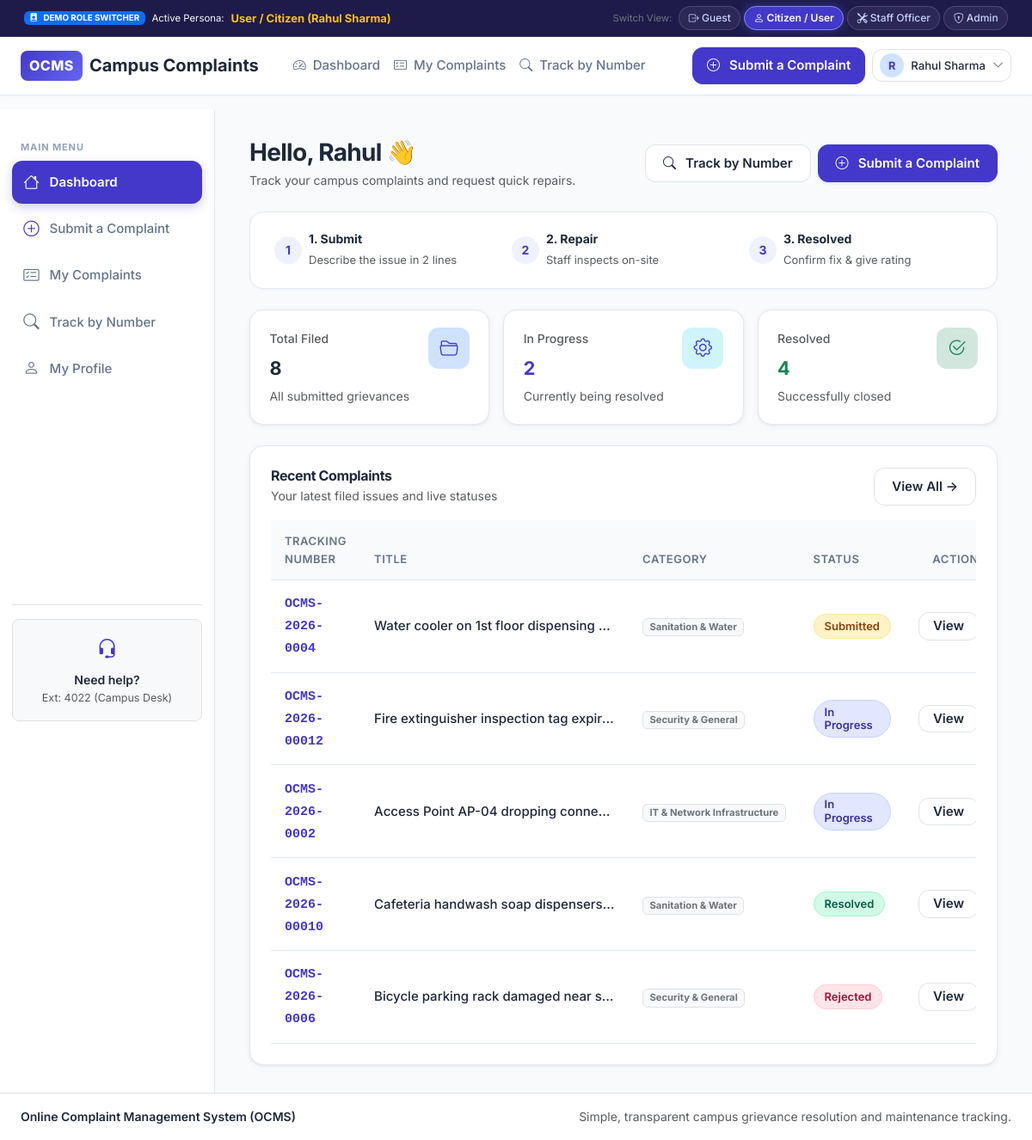
/dashboard (signed in), run on the app's committed database.
### app/models.py (models this page shows, shortened)
class User(UserMixin, db.Model):
    __tablename__ = 'users'
    id = db.Column(db.Integer, primary_key=True)
    name = db.Column(db.String(100), nullable=False)
    email = db.Column(db.String(120), unique=True, nullable=False, index=True)
    phone = db.Column(db.String(20), nullable=True)
    password_hash = db.Column(db.String(255), nullable=False)
    role = db.Column(db.String(20), default='user', nullable=False, index=True)  # 'user', 'staff', 'admin'
    is_active = db.Column(db.Boolean, default=True, nullable=False)
    department = db.Column(db.String(100), nullable=True)
    failed_attempts = db.Column(db.Integer, default=0, nullable=False)
    locked_until = db.Column(SliceableDateTimeType, nullable=True)
    created_at = db.Column(SliceableDateTimeType, default=datetime.utcnow, nullable=False)
    complaints = db.relationship('Complaint', foreign_keys='Complaint.user_id', backref='user', lazy=True)
    assigned_complaints = db.relationship('Complaint', foreign_keys='Complaint.assigned_to', backref='assignee', lazy=True)
    notifications = db.relationship('Notification', backref='user', lazy=True, cascade='all, delete-orphan')

class Complaint(db.Model):
    __tablename__ = 'complaints'
    id = db.Column(db.Integer, primary_key=True)
    tracking_number = db.Column(db.String(30), unique=True, nullable=False, index=True)
    user_id = db.Column(db.Integer, db.ForeignKey('users.id'), nullable=False, index=True)
    category_id = db.Column(db.Integer, db.ForeignKey('categories.id'), nullable=False)
    department_id = db.Column(db.Integer, db.ForeignKey('departments.id'), nullable=True)
    title = db.Column(db.String(200), nullable=False)
    description = db.Column(db.Text, nullable=False)
    location = db.Column(db.String(200), nullable=True)
    priority = db.Column(db.String(20), default='Medium', nullable=False)  # Low, Medium, High, Urgent
    status = db.Column(db.String(30), default='Submitted', nullable=False, index=True)
    attachment_path = db.Column(db.String(255), nullable=True)
    assigned_to = db.Column(db.Integer, db.ForeignKey('users.id'), nullable=True)
    rejection_reason = db.Column(db.Text, nullable=True)
    is_anonymous = db.Column(db.Boolean, default=False, nullable=False)
    parent_id = db.Column(db.Integer, db.ForeignKey('complaints.id'), nullable=True)
    created_at = db.Column(SliceableDateTimeType, default=datetime.utcnow, nullable=False)
    updated_at = db.Column(SliceableDateTimeType, default=datetime.utcnow, onupdate=datetime.utcnow, nullable=False)
    due_at = db.Column(SliceableDateTimeType, nullable=True)
    resolved_at = db.Column(SliceableDateTimeType, nullable=True)
    department = db.relationship('Department', backref='complaints', lazy=True)
    updates = db.relationship('ComplaintUpdate', backref='complaint', lazy=True, order_by='ComplaintUpdate.created_at.asc()', cascade='all, delete-orphan')
    feedback = db.relationship('Feedback', backref='complaint', uselist=False, lazy=True, cascade='all, delete-orphan')
    @property
    def complaint_no(self):
        return self.tracking_number
    @property
    def subject(self):
        return self.title
    @property
    def category_name(self):
        return self.category.name if self.category else 'General'

class Category(db.Model):
    __tablename__ = 'categories'
    id = db.Column(db.Integer, primary_key=True)
    name = db.Column(db.String(100), unique=True, nullable=False)
    description = db.Column(db.Text, nullable=True)
    sla_hours = db.Column(db.Integer, default=48, nullable=False)
    icon = db.Column(db.String(50), default='bi-tag', nullable=False)
    is_active = db.Column(db.Boolean, default=True, nullable=False)
    default_priority = db.Column(db.String(20), default='Medium', nullable=False)
    complaints = db.relationship('Complaint', backref='category', lazy=True)

### app/user/routes.py (the view)
@user_bp.route('/dashboard')
@login_required
def user_dashboard():
    user_id = current_user.id
    total_filed = Complaint.query.filter_by(user_id=user_id).count()
    in_progress = Complaint.query.filter(
        Complaint.user_id == user_id,
        Complaint.status.in_(['Under Review', 'Assigned', 'In Progress', 'Reopened'])
    ).count()
    resolved = Complaint.query.filter(
        Complaint.user_id == user_id,
        Complaint.status.in_(['Resolved', 'Closed'])
    ).count()
    recent_complaints = Complaint.query.filter_by(user_id=user_id)\
        .order_by(Complaint.created_at.desc()).limit(5).all()
    stats = {
        'total': total_filed,
        'in_progress': in_progress,
        'resolved': resolved,
        'recent_complaints': recent_complaints
    }
    return render_template(
        'user/dashboard.html',
        is_dashboard=True,
        active_page='user_dashboard',
        stats=stats
    )

### app/__init__.py (called while the page is built)
@login_manager.user_loader
def load_user(user_id):
    return db.session.get(User, int(user_id))

def smart_url_for(endpoint, **values):
    try:
        return flask_url_for(endpoint, **values)
    except Exception:
        for prefix in ['auth', 'user', 'admin', 'staff', 'main']:
            try:
                return flask_url_for(f"{prefix}.{endpoint}", **values)
            except Exception:
                pass
        return flask_url_for(endpoint, **values)

### app/models.py (called while the page is built)
    def process_result_value(self, value, dialect):
        if value is not None:
            return SliceableDateTime(
                value.year, value.month, value.day,
                value.hour, value.minute, value.second,
                value.microsecond, value.tzinfo
            )
        return value

### templates/user/dashboard.html (shortened to what this page needs)
{% extends 'base.html' %}
{% block content %}
<div class="d-flex flex-wrap justify-content-between align-items-center mb-4">
  <div>
    <h2 class="fw-bold text-dark mb-1">Hello, {{ current_user.name.split(' ')[0] if current_user.is_authenticated else 'Student' }} 👋</h2>
    <p class="text-muted small mb-0">Track your campus complaints and request quick repairs.</p>
  </div>
  <div class="d-flex gap-2 mt-3 mt-md-0">
    <a href="{{ url_for('track_public') }}" class="btn btn-light border">
      <i class="bi bi-search me-1"></i> Track by Number
    </a>
    <a href="{{ url_for('submit_complaint') }}" class="btn btn-primary shadow-sm">
      <i class="bi bi-plus-circle me-1"></i> Submit a Complaint
    </a>
  </div>
</div>
<div class="how-it-works-strip mb-4">
  <div class="row g-3 align-items-center">
    <div class="col-md-4">
      <div class="d-flex align-items-center gap-2">
        <div class="how-step-badge">1</div>
        <div>
          <strong class="d-block text-dark small">1. Submit</strong>
          <span class="text-muted" style="font-size: 0.8125rem;">Describe the issue in 2 lines</span>
        </div>
      </div>
    </div>
    <div class="col-md-4">
      <div class="d-flex align-items-center gap-2">
        <div class="how-step-badge">2</div>
        <div>
          <strong class="d-block text-dark small">2. Repair</strong>
          <span class="text-muted" style="font-size: 0.8125rem;">Staff inspects on-site</span>
        </div>
      </div>
    </div>
    <div class="col-md-4">
      <div class="d-flex align-items-center gap-2">
        <div class="how-step-badge">3</div>
        <div>
          <strong class="d-block text-dark small">3. Resolved</strong>
          <span class="text-muted" style="font-size: 0.8125rem;">Confirm fix & give rating</span>
        </div>
      </div>
    </div>
  </div>
</div>
<div class="row g-3 mb-4">
  <div class="col-sm-4">
    <div class="stat-card">
      <div class="d-flex justify-content-between align-items-start">
        <div>
          <span class="text-muted small fw-medium">Total Filed</span>
          <h3 class="fw-bold text-dark mt-2 mb-0">{{ stats.total }}</h3>
        </div>
        <div class="stat-icon bg-primary-subtle text-primary">
          <i class="bi bi-folder2-open"></i>
        </div>
      </div>
      <div class="small text-muted mt-2">All submitted grievances</div>
    </div>
  </div>
  <div class="col-sm-4">
    <div class="stat-card">
      <div class="d-flex justify-content-between align-items-start">
        <div>
          <span class="text-muted small fw-medium">In Progress</span>
          <h3 class="fw-bold text-primary mt-2 mb-0">{{ stats.in_progress }}</h3>
        </div>
        <div class="stat-icon bg-info-subtle text-primary">
          <i class="bi bi-gear"></i>
        </div>
      </div>
      <div class="small text-muted mt-2">Currently being resolved</div>
    </div>
  </div>
  <div class="col-sm-4">
    <div class="stat-card">
      <div class="d-flex justify-content-between align-items-start">
        <div>
          <span class="text-muted small fw-medium">Resolved</span>
          <h3 class="fw-bold text-success mt-2 mb-0">{{ stats.resolved }}</h3>
        </div>
        <div class="stat-icon bg-success-subtle text-success">
          <i class="bi bi-check2-circle"></i>
        </div>
      </div>
      <div class="small text-muted mt-2">Successfully closed</div>
    </div>
  </div>
</div>
<div class="ocms-card p-4">
  <div class="d-flex justify-content-between align-items-center mb-3">
    <div>
      <h5 class="fw-bold text-dark mb-0">Recent Complaints</h5>
      <span class="text-muted small">Your latest filed issues and live statuses</span>
    </div>
    <a href="{{ url_for('my_complaints') }}" class="btn btn-light btn-sm border">
      View All &rarr;
    </a>
  </div>
  {% if stats.recent_complaints %}
  <div class="table-responsive">
    <table class="table align-middle">
      <thead>
        <tr>
          <th>Tracking Number</th>
          <th>Title</th>
          <th>Category</th>
          <th>Status</th>
          <th class="text-end">Action</th>
        </tr>
      </thead>
      <tbody>
        {% for comp in stats.recent_complaints %}
        <tr>
          <td>
            <a href="{{ url_for('complaint_detail', complaint_no=comp.complaint_no) }}" class="fw-semibold text-primary text-decoration-none font-monospace">
              {{ comp.complaint_no }}
            </a>
          </td>
          <td>
            <a href="{{ url_for('complaint_detail', complaint_no=comp.complaint_no) }}" class="text-dark fw-medium text-decoration-none d-block text-truncate" style="max-width: 280px;">
              {{ comp.subject }}
            </a>
          </td>
          <td>
            <span class="badge bg-light text-secondary border">{{ comp.category_name }}</span>
          </td>
          <td>
            <span class="badge-status badge-{{ comp.status | lower | replace(' ', '') }}">
              {{ comp.status }}
            </span>
          </td>
          <td class="text-end">
            <a href="{{ url_for('complaint_detail', complaint_no=comp.complaint_no) }}" class="btn btn-sm btn-light border py-1 px-3">
              View
            </a>
          </td>
        </tr>
        {% endfor %}
      </tbody>
    </table>
  </div>
  {% endif %}
</div>
{% endblock %}

### templates/partials/navbar.html (shortened to what this page needs)
<nav class="navbar navbar-expand-lg ocms-navbar">
  <div class="container-fluid px-3 px-md-4">
    <a class="navbar-brand d-flex align-items-center gap-2 fw-bold text-dark text-decoration-none" href="{{ url_for('index') }}">
      <span class="brand-badge fs-6">OCMS</span>
      <span class="fs-5 d-none d-sm-inline">Campus Complaints</span>
    </a>
    <div class="collapse navbar-collapse" id="ocmsNavContent">
      <ul class="navbar-nav me-auto mb-2 mb-lg-0 ms-lg-3">
        {% if not session.get('role') %}
          <li class="nav-item">
            <a class="nav-link" href="{{ url_for('index') }}"><i class="bi bi-house me-1"></i> Home</a>
          </li>
          <li class="nav-item">
            <a class="nav-link" href="{{ url_for('index') }}#categories"><i class="bi bi-grid me-1"></i> Categories</a>
          </li>
          <li class="nav-item">
            <a class="nav-link" href="{{ url_for('track_public') }}"><i class="bi bi-search me-1"></i> Track a Complaint</a>
          </li>
        {% elif session.get('role') == 'user' %}
          <li class="nav-item">
            <a class="nav-link" href="{{ url_for('user_dashboard') }}"><i class="bi bi-speedometer2 me-1"></i> Dashboard</a>
          </li>
          <li class="nav-item">
            <a class="nav-link" href="{{ url_for('my_complaints') }}"><i class="bi bi-card-checklist me-1"></i> My Complaints</a>
          </li>
          <li class="nav-item">
            <a class="nav-link" href="{{ url_for('track_public') }}"><i class="bi bi-search me-1"></i> Track by Number</a>
          </li>
        {% endif %}
      </ul>
      <div class="d-flex align-items-center flex-wrap gap-2">
        {% if not session.get('role') %}
          <a href="{{ url_for('submit_complaint') }}" class="btn btn-primary btn-sm px-3 shadow-sm">
            <i class="bi bi-plus-circle me-1"></i> Submit a Complaint
          </a>
          <a href="{{ url_for('login') }}" class="btn btn-light btn-sm px-3 border">
            Log In
          </a>
        {% else %}
          {% if session.get('role') == 'user' %}
          <a href="{{ url_for('submit_complaint') }}" class="btn btn-primary btn-sm px-3 shadow-sm">
            <i class="bi bi-plus-circle me-1"></i> Submit a Complaint
          </a>
          {% endif %}
          <div class="dropdown">
            <button class="btn btn-light btn-sm border d-flex align-items-center gap-2 py-1 px-2" type="button" data-bs-toggle="dropdown" aria-expanded="false">
              <span class="rounded-circle bg-primary-subtle text-primary d-inline-flex align-items-center justify-content-center fw-bold" style="width: 28px; height: 28px; font-size: 0.8rem;">
                {{ session.get('user_name', 'User')[:1] }}
              </span>
              <span class="fw-medium small d-none d-sm-inline">{{ session.get('user_name', 'Account') }}</span>
              <i class="bi bi-chevron-down text-muted small"></i>
            </button>
          </div>
        {% endif %}
      </div>
    </div>
  </div>
</nav>

### data on the page
User: get "Rahul Sharma", name "Rahul"
Complaint: complaint_no "OCMS-2026-0004", subject "Water cooler on 1st floor dispensing…", category_name "Sanitation & Water", status "Submitted"
Complaint: complaint_no "OCMS-2026-00012", subject "Fire extinguisher inspection tag expir…", category_name "Security & General", status "In Progress"
Complaint: complaint_no "OCMS-2026-0002", subject "Access Point AP-04 dropping conne…", category_name "IT & Network Infrastructure", status "In Progress"
Complaint: complaint_no "OCMS-2026-00010", subject "Cafeteria handwash soap dispensers…", category_name "Sanitation & Water", status "Resolved"
Complaint: complaint_no "OCMS-2026-0006", subject "Bicycle parking rack damaged near s…", category_name "Security & General", status "Rejected"

### other printed values
{{ session.get('user_name', 'User')[:1] }} "R"
{{ stats.total }} "8"
{{ stats.in_progress }} "2"
{{ stats.resolved }} "4"
